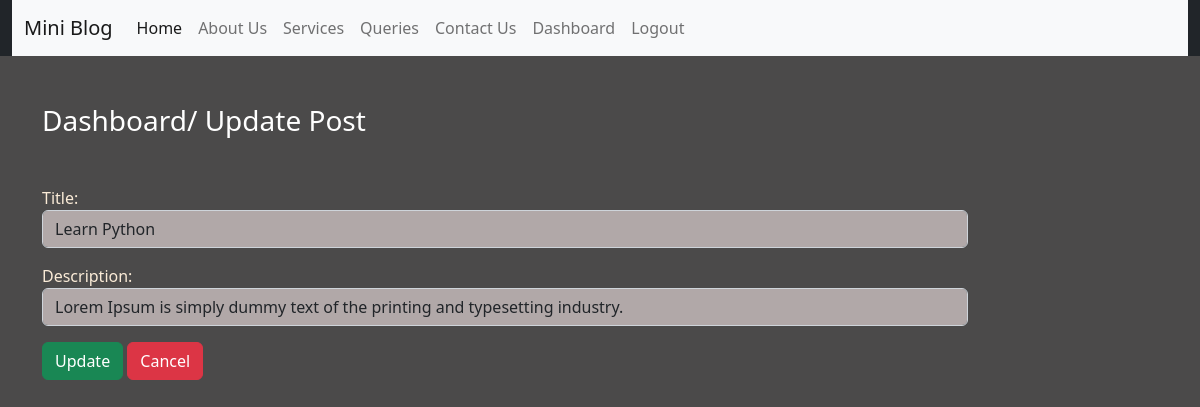
The page /updatepost/2/ (signed in) on the database its author committed.
### blog/models.py (models this page shows)
class Post(models.Model):
    title = models.CharField(max_length=150)
    desc = models.TextField()

### blog/views.py (the view)
# urls.py: path('updatepost/<int:id>/', views.update_post, name='updatepost'),
def update_post(request, id):
    if request.user.is_authenticated:
        if request.method == 'POST':
            pi = Post.objects.get(pk=id)
            form = PostForm(request.POST, instance=pi)
            if form.is_valid():
                form.save()
        else:
            pi = Post.objects.get(pk=id)
            form = PostForm(instance=pi)
        return render(request, 'updatepost.html', {'form':form})
    else:
        return HttpResponseRedirect('/login/')

### blog/forms.py
class PostForm(forms.ModelForm):
    class Meta:
        model = Post
        fields = ['title', 'desc']
        labels = {'title':'Title', 'desc':'Description'}
        widgets = {'title':forms.TextInput(attrs={'class':'form-control'}),
                   'desc':forms.TextInput(attrs={'class':'form-control'}), }

### blog/templates/updatepost.html (shortened to what this page needs)
{% extends 'base.html' %}
{% load static %}
{% block content %}
<div class="col-sm-10">
    <h3 class="text-white my-5">Dashboard/ Update Post</h3>
    <form action="" method="post" novalidate>
        {{form.as_p}}
        <input type="submit" value="Update" class="btn btn-success">
        <a href="{% url 'dashboard' %}" class="btn btn-danger">Cancel</a>
    </form>
</div>
{% endblock content %}

### blog/static/css/style.css (style rules this page uses)
body { background-color:rgb(75, 74, 74); color: antiquewhite; }
.form-control { background-color: rgb(177, 168, 168); }

### rows shown on the page
Post: title "Learn Python", desc "Lorem Ipsum is simply dummy text of the printing and typesetting industry."
